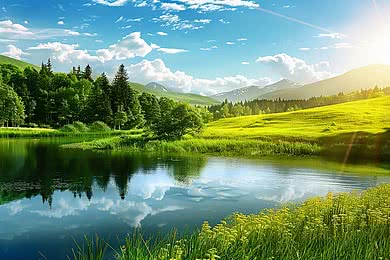
#> input picture sample1.jpg, 390 x 260 px
$ python exp3.py
#> lines starting #> are read from the running program, lines starting #| are printed output that depends on the picture; after the words box and inside, x2 and y2 are one past the last pixel; in counts of white or black regions, pixels touching at a corner belong together
import cv2
image = cv2.imread("sample1.jpg")
#> image is the input picture: shape (260, 390, 3); mean B, G, R 114.9, 147, 115.7
gray_image = cv2.cvtColor(image, cv2.COLOR_BGR2GRAY)
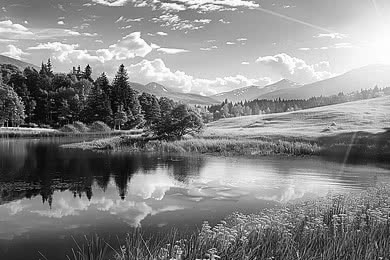
#> gray_image: shape (260, 390); min 2, max 255, mean 134
edges = cv2.Canny(gray_image, 100, 200)
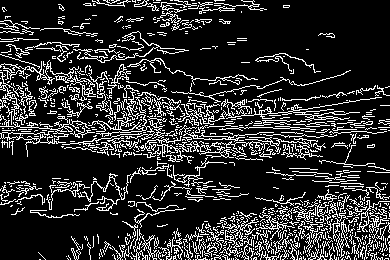
#> edges: shape (260, 390); 17.8% white in thin lines or dots
cv2.imshow("Original Image", image)
cv2.imshow("Edge Detected Image", edges)
cv2.waitKey(0)
cv2.destroyAllWindows()
